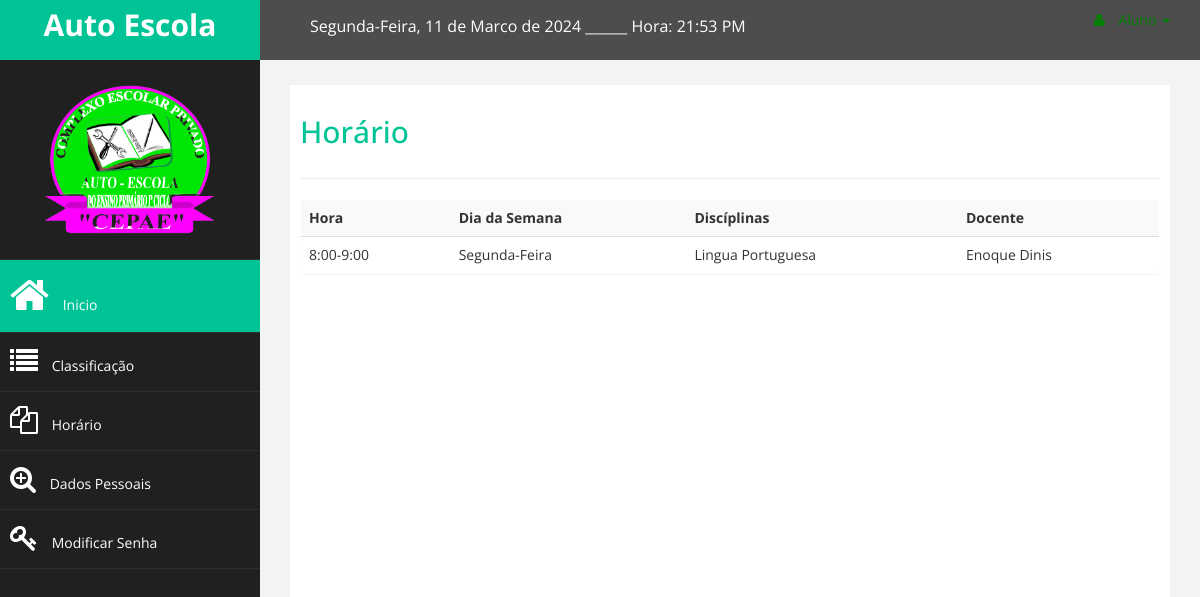
Page /aluno/list_plano_a.php (signed in) on the committed database.
### tables this page shows
CREATE TABLE `plano_curricular` (
  `id_plano` int(11) NOT NULL,
  `id_disciplina` int(10) NOT NULL,
  `id_turma` int(11) NOT NULL,
  `dia_sem` varchar(30) NOT NULL,
  `hora` varchar(15) NOT NULL,
  `ano_academico` varchar(4) NOT NULL
);

CREATE TABLE `disciplina` (
  `id_disciplina` int(11) NOT NULL,
  `codigo_disc` varchar(30) NOT NULL COMMENT 'Abreviatura do nome',
  `nome_disc` varchar(30) NOT NULL,
  `descricao` text DEFAULT NULL,
  `id_professor` int(11) NOT NULL
);

CREATE TABLE `usuario` (
  `id_usuario` int(11) NOT NULL,
  `nome_usuario` varchar(50) NOT NULL,
  `tipo_documento` varchar(30) NOT NULL,
  `num_documento` varchar(30) DEFAULT NULL,
  `sexo` enum('Masculino','Feminino') NOT NULL,
  `tel1` varchar(30) NOT NULL,
  `email` varchar(30) DEFAULT NULL,
  `tipo` varchar(30) NOT NULL,
  `ativo` tinyint(1) NOT NULL,
  `login` int(6) NOT NULL,
  `senha` varchar(100) NOT NULL
);

### aluno/list_plano_a.php (the view)
    <?php
    include_once 'menu_rod/menu_aluno.php';
    $sql = "SELECT * FROM inscricao i inner join usuario u on i.id_usuario = u.id_usuario
    join matricula m on m.id_inscricao = i.id_inscricao join turma t on m.id_turma= t.id_turma join classe c on t.classe = c.id_classe  WHERE u.tipo = '$tipo' ";
    $resultado = mysqli_query($connect, $sql);
    $dados = mysqli_fetch_array($resultado);
    $classe = $dados['nome_classe'];
    $turma = $dados['nome_turma'];
    $turno = $dados['periodo'];
    $ano = $dados['ano_academico'];
    ?>
    <div id="page-wrapper" >
        <div id="page-inner">
            <div class="row">
                <div class="col-md-9">
                 <h2>Horário</h2>
                </div>
            </div>
              <hr />
              <div class="row">
                <div class="col-lg-12">
                    <section class="panel">
                        <table class="table table-striped table-advance table-hover">
                        <tbody>
                            <tr>
                                <th>Hora</th>
                                <th>Dia da Semana</th>
                                <th>Discíplinas</th>
                                <th>Docente</th>
                            </tr>
                            <?php
                            $sql = "SELECT distinct*FROM plano_curricular pc INNER JOIN disciplina d ON pc.id_disciplina = d.id_disciplina
                            join turma t on pc.id_turma = t.id_turma  join classe c ON t.classe = c.id_classe join professor p on d.id_professor = p.id_professor
                            join usuario u on p.id_usuario = u.id_usuario where nome_classe ='$classe' and periodo ='$turno' and nome_turma = '$turma' and ano_academico = '$ano' order by hora and dia_sem";
                            $resultado = mysqli_query($connect, $sql);
                            while($dados = mysqli_fetch_array($resultado)):
                            ?>
                            <tr>
                            <td><?php echo $dados['hora']; ?></td>
                            <td><?php echo $dados['dia_sem']; ?></td>
                            <td><?php echo $dados['nome_disc']; ?></td>
                            <td><?php echo $dados['nome_usuario']; ?></td>
                        </tr>
                            <?php endwhile; ?>
                        </tbody>
                </table>
                </section>
                </div>
            </div>
        </div>
    </div>
</div>
    <?php
    include_once 'menu_rod/rod_aluno.php'
    ?>

### assets/css/dustom.css (style rules this page uses)
body { font-family: 'Open Sans', sans-serif; }
#page-wrapper { padding: 15px 15px; min-height: 600px; background:#F3F3F3; }
#page-inner { width:100%; margin:10px 20px 10px 0px; background:#fff; padding:10px; min-height:1200px; }
h2 { color: #00c396; }
@media (min-width:768px) { #page-wrapper { margin: 0 0 0 260px; padding: 15px 30px; min-height: 1200px; } }

### rows in the picture
plano_curricular: hora "8:00-9:00", dia_sem "Segunda-Feira", id_disciplina.nome_disc "Lingua Portuguesa", usuario.nome_usuario "Enoque Dinis"

### other values in the picture
$ano "2024"
